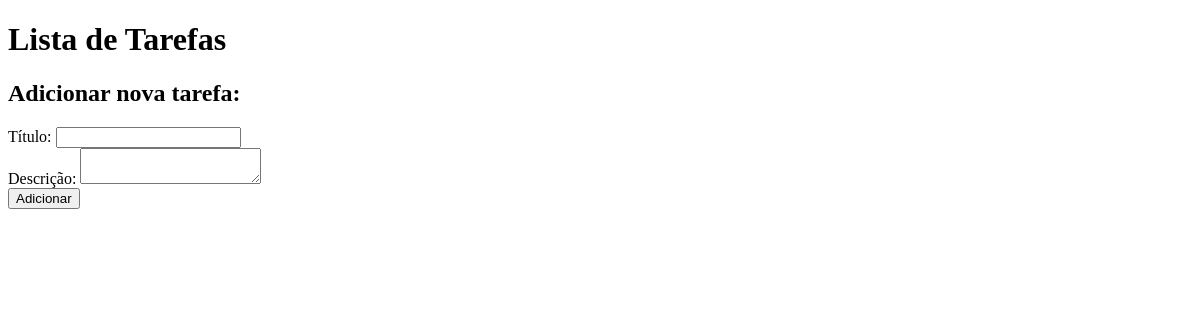
/welcome/ (signed in), run on an earlier commit of the app's database.
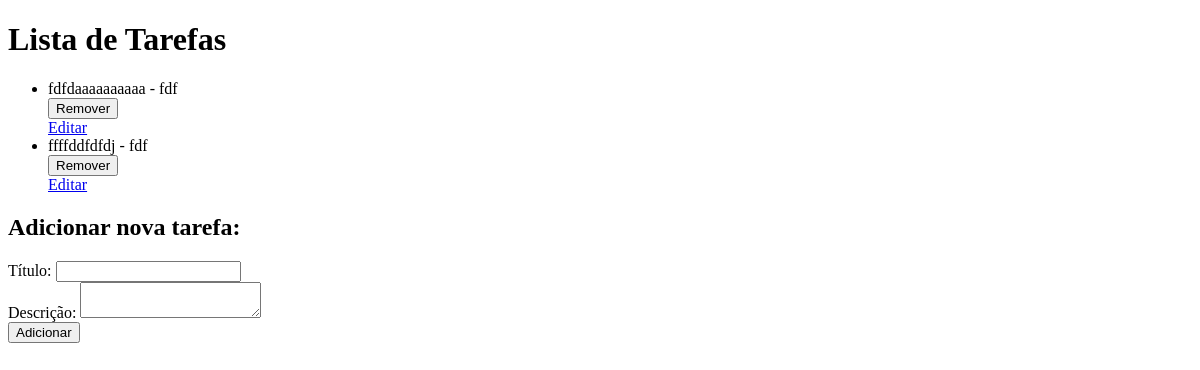
And on a later commit of the database.
### meu_app/models.py (models this page shows, shortened)
class Task(models.Model):
    user = models.ForeignKey(User, on_delete=models.CASCADE)
    title = models.CharField(max_length=100)
    description = models.TextField()
    created_at = models.DateTimeField(auto_now_add=True)

### meu_app/views.py (the view)
# urls.py: path('welcome/', views.welcome, name='welcome'),
@login_required
def welcome(request):
    if request.method == 'POST':
        title = request.POST['title']
        description = request.POST['description']
        Task.objects.create(user=request.user, title=title, description=description)
        return redirect('welcome')
    tasks = Task.objects.filter(user=request.user)
    return render(request, 'welcome.html', {'tasks': tasks})

### meu_app/templates/welcome.html (shortened to what this page needs)
<!DOCTYPE html>
<html>
<head>
</head>
<body>
    <h1>Lista de Tarefas</h1>
    <ul>
        {% for task in tasks %}
            <li>
                {{ task.title }} - {{ task.description }}
                <form method="post" action="{% url 'remove_task' task.id %}">
                    <input type="submit" value="Remover">
                </form>
                <a href="{% url 'edit_task' task.id %}">Editar</a>
            </li>
        {% endfor %}
    </ul>
    <h2>Adicionar nova tarefa:</h2>
    <form method="post">
        <label for="title">Título:</label>
        <input type="text" id="title" name="title" required><br>
        <label for="description">Descrição:</label>
        <textarea id="description" name="description" required></textarea><br>
        <input type="submit" value="Adicionar">
    </form>
</body>
</html>

What changed in the data, as far as the page shows it:
added Task: title "fdfdaaaaaaaaaa", description "fdf"
added Task: title "ffffddfdfdj", description "fdf"
